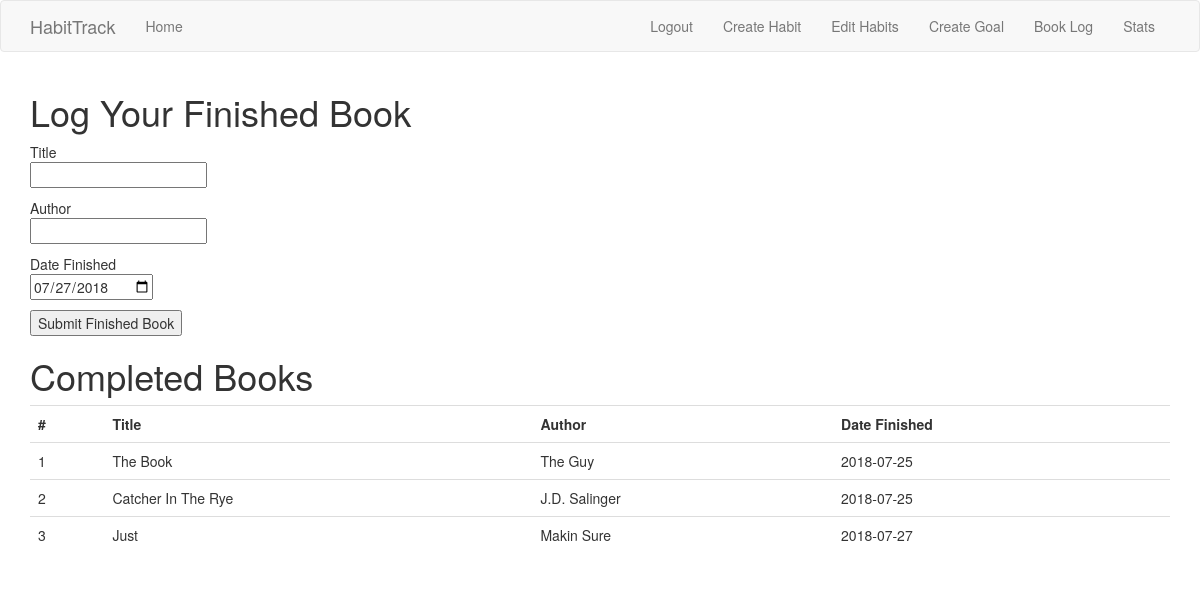
/book (signed in), run on the app's committed database.
### app/models.py (models this page shows, shortened)
class Book(db.Model):
    id = db.Column(db.Integer, primary_key=True)
    title = db.Column(db.String(140))
    author = db.Column(db.String(140))
    date = db.Column(db.Date)
    user_id = db.Column(db.Integer, db.ForeignKey('user.id'))

### app/main/routes.py (the view, shortened to what this page needs)
@bp.route('/book', methods=['GET', 'POST'])
@login_required
def book():
    form = BookForm()
    books = Book.query.filter_by(user_id=current_user.id).all()
    return render_template('book.html', title='Books', form=form, books=books)

### app/main/forms.py
class BookForm(FlaskForm):
    title = StringField('Title', validators=[DataRequired()])
    author = StringField('Author', validators=[Optional()])
    date = DateField('Date Finished', default=date.today)
    submit = SubmitField('Submit Finished Book')

### app/models.py (called while the page is built)
@login.user_loader
def load_user(id):
    return User.query.get(int(id))

### app/templates/book.html (shortened to what this page needs)
{% extends 'base.html' %}
{% block app_content %}
<h1>Log Your Finished Book</h1>
<form name="form" action="" method="post">
Title
  <p>{{ form.title }}</p>
Author
  <p>{{ form.author }}</p>
Date Finished
  <p>{{ form.date }}</p>
  <p>{{ form.submit() }}</p>
</form>
<h1>Completed Books</h1>
<table class='table'>
  <tr>
    <th scope='col'>#</th>
    <th scope='col'>Title</th>
    <th scope='col'>Author</th>
    <th scope='col'>Date Finished</th>
  <tr>
{% for book in books %}
  <tr>
    <td scope='row'>{{ loop.index }}</td>
    <td>{{ book.title }}</td>
    <td>{{ book.author }}</td>
    <td>{{ book.date }}</td>
  </tr>
  {% endfor %}
</table>
{% endblock %}

### data on the page
Book: title "The Book", author "The Guy", date "2018-07-25"
Book: title "Catcher In The Rye", author "J.D. Salinger", date "2018-07-25"
Book: title "Just", author "Makin Sure", date "2018-07-27"
